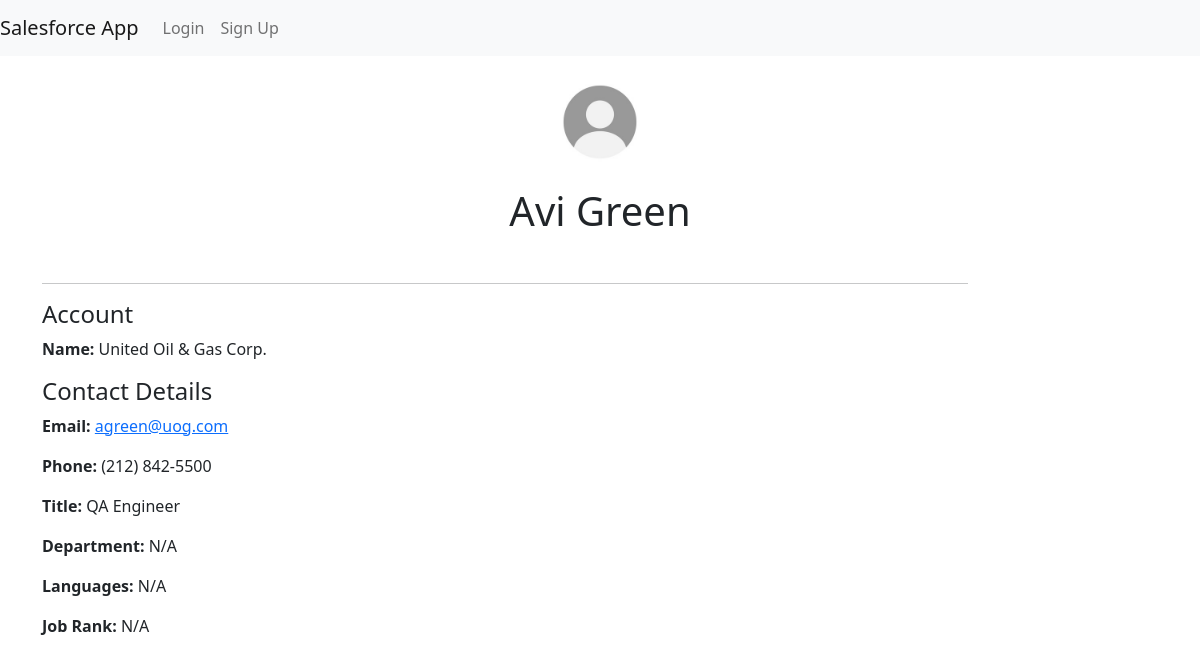
Screenshot of /contact/003Dp000004PLeQIAW with the database file from the repository.
### app/models.py (models this page shows, shortened)
class Contact(db.Model):
    __tablename__ = 'contact'
    Id = db.Column(db.String, primary_key=True)
    IsDeleted = db.Column(db.Boolean)
    MasterRecordId = db.Column(db.String)
    AccountId = db.Column(db.String, db.ForeignKey('account.Id'))
    LastName = db.Column(db.String)
    FirstName = db.Column(db.String)
    Salutation = db.Column(db.String)
    Name = db.Column(db.String)
    MailingStreet = db.Column(db.String)
    MailingCity = db.Column(db.String)
    MailingState = db.Column(db.String)
    MailingPostalCode = db.Column(db.String)
    MailingCountry = db.Column(db.String)
    MailingLatitude = db.Column(db.Float)
    MailingLongitude = db.Column(db.Float)
    MailingGeocodeAccuracy = db.Column(db.String)
    Phone = db.Column(db.String)
    Fax = db.Column(db.String)
    MobilePhone = db.Column(db.String)
    HomePhone = db.Column(db.String)
    OtherPhone = db.Column(db.String)
    AssistantPhone = db.Column(db.String)
    ReportsToId = db.Column(db.String)
    Email = db.Column(db.String)
    Title = db.Column(db.String)
    Department = db.Column(db.String)
    AssistantName = db.Column(db.String)
    LeadSource = db.Column(db.String)
    Birthdate = db.Column(db.Date)
    Description = db.Column(db.String)
    OwnerId = db.Column(db.String)
    CreatedDate = db.Column(db.DateTime)
    CreatedById = db.Column(db.String)
    LastModifiedDate = db.Column(db.DateTime)
    LastModifiedById = db.Column(db.String)
    SystemModstamp = db.Column(db.DateTime)
    LastActivityDate = db.Column(db.Date)
    LastCURequestDate = db.Column(db.Date)
    LastCUUpdateDate = db.Column(db.Date)
    LastViewedDate = db.Column(db.Date)
    LastReferencedDate = db.Column(db.Date)
    EmailBouncedReason = db.Column(db.String)
    EmailBouncedDate = db.Column(db.Date)
    IsEmailBounced = db.Column(db.Boolean)
    PhotoUrl = db.Column(db.String)
    Jigsaw = db.Column(db.String)
    JigsawContactId = db.Column(db.String)
    CleanStatus = db.Column(db.String)
    IndividualId = db.Column(db.String)
    Level__c = db.Column(db.String)
    Languages__c = db.Column(db.String)
    JobRank = db.Column(db.Integer)
    IsPartnerRep = db.Column(db.Boolean, default=False)
    LinkedInUrl = db.Column(db.String)

class Account(db.Model):
    __tablename__ = 'account'
    Id = db.Column(db.String, primary_key=True)
    IsDeleted = db.Column(db.Boolean)
    MasterRecordId = db.Column(db.String)
    Name = db.Column(db.String)
    Type = db.Column(db.String)
    ParentId = db.Column(db.String)
    BillingStreet = db.Column(db.String)
    BillingCity = db.Column(db.String)
    BillingState = db.Column(db.String)
    BillingPostalCode = db.Column(db.String)
    BillingCountry = db.Column(db.String)
    BillingLatitude = db.Column(db.Float)
    BillingLongitude = db.Column(db.Float)
    BillingGeocodeAccuracy = db.Column(db.String)
    ShippingStreet = db.Column(db.String)
    ShippingCity = db.Column(db.String)
    ShippingState = db.Column(db.String)
    ShippingPostalCode = db.Column(db.String)
    ShippingCountry = db.Column(db.String)
    ShippingLatitude = db.Column(db.Float)
    ShippingLongitude = db.Column(db.Float)
    ShippingGeocodeAccuracy = db.Column(db.String)
    Phone = db.Column(db.String)
    Fax = db.Column(db.String)
    AccountNumber = db.Column(db.String)
    Website = db.Column(db.String)
    PhotoUrl = db.Column(db.String)
    Sic = db.Column(db.String)
    Industry = db.Column(db.String)
    AnnualRevenue = db.Column(db.Float)
    NumberOfEmployees = db.Column(db.Integer)
    Ownership = db.Column(db.String)
    TickerSymbol = db.Column(db.String)
    Description = db.Column(db.String)
    Rating = db.Column(db.String)
    Site = db.Column(db.String)
    OwnerId = db.Column(db.String)
    CreatedDate = db.Column(db.DateTime)
    CreatedById = db.Column(db.String)
    LastModifiedDate = db.Column(db.DateTime)
    LastModifiedById = db.Column(db.String)
    SystemModstamp = db.Column(db.DateTime)
    LastActivityDate = db.Column(db.Date)
    LastViewedDate = db.Column(db.Date)
    LastReferencedDate = db.Column(db.Date)
    Jigsaw = db.Column(db.String)
    JigsawCompanyId = db.Column(db.String)
    CleanStatus = db.Column(db.String)
    AccountSource = db.Column(db.String)
    DunsNumber = db.Column(db.String)
    Tradestyle = db.Column(db.String)
    NaicsCode = db.Column(db.String)
    NaicsDesc = db.Column(db.String)
    YearStarted = db.Column(db.String)
    SicDesc = db.Column(db.String)
    DandbCompanyId = db.Column(db.String)
    OperatingHoursId = db.Column(db.String)
    CustomerPriority__c = db.Column(db.String)
    SLA__c = db.Column(db.String)
    Active__c = db.Column(db.String)
    NumberofLocations__c = db.Column(db.Float)
    UpsellOpportunity__c = db.Column(db.String)
    SLASerialNumber__c = db.Column(db.String)
    SLAExpirationDate__c = db.Column(db.Date)
    Rank = db.Column(db.Integer)
    Notes = db.Column(db.Text)
    Score = db.Column(db.Float)
    Overview = db.Column(db.Text)
    Products = db.Column(db.Text)
    Market = db.Column(db.Text)
    Achievements = db.Column(db.Text)
    IndustryPain = db.Column(db.Text)
    Concerns = db.Column(db.Text)
    OperationalChallenges = db.Column(db.Text)
    LatestNews = db.Column(db.Text)
    RecentEvents = db.Column(db.Text)
    CustomerFeedback = db.Column(db.Text)
    RecentPartnerships = db.Column(db.Text)
    Recommendations = db.Column(db.Text)
    Headcount = db.Column(db.Integer)
    TechColumn = db.Column(db.String)
    IntegrationStatus = db.Column(db.Enum('integration', 'neutral', 'competitor', name='integration_status_enum'))
    SubIndustry = db.Column(db.String)

### main.py (the view)
@app.route('/contact/<contact_id>')
def contact_details(contact_id):
    contact = Contact.query.get(contact_id)
    associated_account = Account.query.get(contact.AccountId)  # Assuming you have an Account model
    return render_template('contact_detail.html', contact=contact, associated_account=associated_account)

### templates/contact_detail.html
{% extends "base.html" %}
{% block content %}
    <div class="container mt-3">
        <div class="row justify-content-center">
            <div class="col-12 text-center mb-4">
                <img src="../static/img/default_profile.jpg" alt="Default Profile" class="img-fluid rounded-circle" style="width: 100px; margin-bottom: 15px;">
                <h1>{{ contact.Name }}</h1>
            </div>
        </div>
        <div class="row">
            <div class="col-md-10 col-sm-12">
                <hr>
                <h4>Account</h4>
                <p><strong>Name:</strong> {{ associated_account.Name }}</p>
                <h4>Contact Details</h4>
                <p><strong>Email:</strong> <a href="mailto:mamaral@acrisure.com">{{ contact.Email or 'N/A'}}</a></p>
                <p><strong>Phone:</strong> {{ contact.Phone or 'N/A' }}</p>
                <p><strong>Title:</strong> {{ contact.Title or 'N/A' }}</p>
                <p><strong>Department:</strong> {{ contact.Department or 'N/A' }}</p>
                <p><strong>Languages:</strong> {{ contact.Languages__c or 'N/A' }}</p>
                <p><strong>Job Rank:</strong> {{ contact.JobRank or 'N/A' }}</p>
            </div>
        </div>
    </div>
{% endblock %}

### templates/base.html (shortened to what this page needs)
<!DOCTYPE html>
<html lang="en">
<head>
    <link href="https://cdn.jsdelivr.net/npm/bootstrap@5.1.3/dist/css/bootstrap.min.css" rel="stylesheet">
    <link rel="stylesheet" href="https://cdnjs.cloudflare.com/ajax/libs/datatables.net-bs5/1.13.6/dataTables.bootstrap5.min.css" />
    <link rel="stylesheet" href="https://cdnjs.cloudflare.com/ajax/libs/font-awesome/5.15.3/css/all.min.css">
</head>
<body>
<nav class="navbar navbar-expand-lg navbar-light bg-light">
    <a class="navbar-brand" href="{{ url_for('index') }}">Salesforce App</a>
    <div class="collapse navbar-collapse" id="navbarNav">
        <ul class="navbar-nav ml-auto">
            {% if current_user.is_authenticated %}
                <li class="nav-item">
                    <a class="nav-link" href="{{ url_for('logout') }}">Logout</a>
                </li>
            {% else %}
                <li class="nav-item {% if request.endpoint == 'login' %}active{% endif %}">
                    <a class="nav-link" href="{{ url_for('login') }}">Login</a>
                </li>
                <li class="nav-item {% if request.endpoint == 'signup' %}active{% endif %}">
                    <a class="nav-link" href="{{ url_for('signup') }}">Sign Up</a>
                </li>
            {% endif %}
        </ul>
    </div>
</nav>
<div>
    {% block content %}{% endblock %}
    <br><br>
</div>
</body>
</html>

### rows the page displays
Contact: Name "Avi Green", Email "agreen@uog.com", Phone "(212) 842-5500", Title "QA Engineer", Department "N/A", Languages__c "N/A", JobRank "N/A"
Account: Name "United Oil & Gas Corp."
